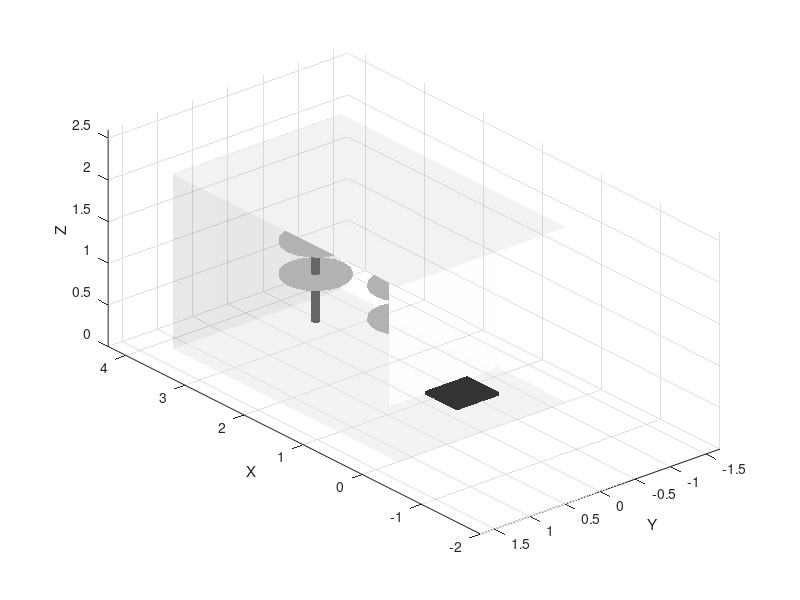

Source code (MATLAB): (Note: this script raises an error after producing the figure.)
function RAY_Delivery_Robot_Simulation_v25()
    % RAY_Delivery_Robot_Simulation_v25
    % - FIX: Wheels are now mathematically flush with the chassis walls.
    % - FIX: Robot aligns perfectly with the Arm X-axis (Centered Bin).
    % - FIX: Return Sequence -> Arm Rotates FIRST, then moves Z.
    
    clc; clear; close all;
    
    %% 1. SYSTEM CONFIGURATION
    Shell_Style = 'Wireframe'; 
    
    % --- Dimensions ---
    System.Length = 2.4;        
    System.Levels = 4;          
    System.Level_Height = 0.40;
    System.Base_Height = 0.20;   
    
    % Bin Dimensions
    Bin.Length = 0.30; Bin.Depth  = 0.40; Bin.Height = 0.30; 
    Bin.Mass   = 10.0; 
    Avg_Pkgs_Per_Bin = 7; 
    
    % Track Geometry
    System.Track_Width = 0.9;   
    Curve_Radius = System.Track_Width / 2;                
    Pole_Distance = System.Length - System.Track_Width;   
    Track_Perimeter = (2 * Pole_Distance) + (2 * pi * Curve_Radius);
    System.N_Bins_Per_Level = 12;
    
    % Logic State: Tracks if a bin is IN the carousel (1) or OUT (0)
    System.Bin_Active = true(System.Levels, System.N_Bins_Per_Level);

    % Physics & Metrics
    Total_Bins = System.N_Bins_Per_Level * System.Levels;
    Total_Mass = Total_Bins * Bin.Mass;
    Total_Expected_Pkgs = Total_Bins * Avg_Pkgs_Per_Bin;
    
    %% 2. GRAPHICS SETUP
    f = figure('Name', 'RAY: Last-Mile Fleet Sim (v25)', 'Color', 'w', 'NumberTitle', 'off');
    set(f, 'Position', [50, 50, 1200, 800]);
    axis equal; grid on; hold on;
    view([-130, 25]); 
    
    % --- 2.1 SYSTEM BOUNDS ---
    Track_Min_X = -Curve_Radius; 
    
    % Van & Housing
    Housing_Padding = 0.30; 
    House.L = (Track_Perimeter/2) * 0.8; 
    House.W = System.Track_Width + (2 * Housing_Padding);
    House.H = (System.Levels * System.Level_Height) + System.Base_Height + 0.1;
    
    Van.L = 3.8; Van.W = 2.4; Van.H = 2.1;
    Van_Origin = [0, -Van.W/2, 0]; 
    
    Wall_Padding = 0.05; 
    House_Origin_X = (Van.L - Wall_Padding) - System.Length - 0.2;
    House_Origin_Y = (Van_Origin(2) + Wall_Padding);
    
    Track_World_Offset_X = House_Origin_X + Housing_Padding + 0.4;
    Track_World_Offset_Y = House_Origin_Y + Housing_Padding + 0.4;
    
    draw_shell_custom([House_Origin_X, House_Origin_Y, 0], System.Length+0.6, House.W, House.H, [0.9 0.9 0.9], Shell_Style, 'Housing');
    draw_shell_custom(Van_Origin, Van.L, Van.W, Van.H, [0.1 0.1 0.1], Shell_Style, 'Van'); 
    
    % Adjust View Limits
    xlim([-2.0, Van.L+0.5]); ylim([-Van.W/2 - 0.5, Van.W/2 + 0.5]); zlim([0, Van.H+0.5]);
    xlabel('X'); ylabel('Y'); zlabel('Z');
    
    % --- 2.3 MECHANISM: SPROCKETS ---
    Shaft_Height = House.H - 0.1;
    for shaft_x = [0, Pole_Distance]
        wx = shaft_x + Track_World_Offset_X; wy = 0 + Track_World_Offset_Y;
        draw_solid_cylinder(wx, wy, 0, 0.05, Shaft_Height, [0.4 0.4 0.4]);
        for k = 1:System.Levels
            h_lvl = System.Base_Height + (k-1)*System.Level_Height + Bin.Height + 0.05; 
            draw_solid_cylinder(wx, wy, h_lvl, Curve_Radius*0.9, 0.03, [0.7 0.7 0.7]);
        end
    end
    
    % --- 2.4 ROBOT & FLEET SETUP ---
    Robot_Base_X = Track_Min_X - 0.50 + Track_World_Offset_X; 
    Robot_Base_Y = 0 + Track_World_Offset_Y;
    
    [h_Robot.SubBase, h_Robot.Rotator, h_Robot.RotatorTop] = init_robot_base_graphics(Robot_Base_X, Robot_Base_Y);
    h_Robot.Mast = patch('Vertices', [], 'Faces', [], 'FaceColor', [0.6 0.6 0.6], 'EdgeColor', 'k');
    h_Robot.Carriage = patch('Vertices', [], 'Faces', [], 'FaceColor', [0.9 0.1 0.1], 'EdgeColor', 'k'); 
    h_Robot.Bracket = patch('Vertices', [], 'Faces', [], 'FaceColor', [0.3 0.3 0.3], 'EdgeColor', 'k'); 
    h_Robot.Rails   = patch('Vertices', [], 'Faces', [], 'FaceColor', [0.8 0.8 0.8], 'EdgeColor', 'none'); 
    
    Robot_State.Z = System.Base_Height;
    Robot_State.Angle = pi/2; 
    Robot_State.Extension = 0; 
    update_robot_geometry(h_Robot, Robot_Base_X, Robot_Base_Y, Robot_State.Z, Robot_State.Angle, Robot_State.Extension, Bin);

    % --- DELIVERY FLEET SETUP ---
    Fleet_Size = 3;
    Bot_Width = 0.5; Bot_Length = 0.6; Bot_Height = 0.25;
    
    % --- FIX: CENTERING ---
    % Load Zone X must align with Robot_Base_X so the arm (at pi/2) hits the center.
    Load_Zone_X = Robot_Base_X; 
    Load_Zone_Y = Robot_Base_Y + 1.2; 
    Exit_X = -1.5; 
    
    Pod_Spacing = 0.8;
    Pod_Handles = gobjects(1, Fleet_Size);
    Pod_Locs = zeros(Fleet_Size, 2);
    
    for i = 1:Fleet_Size
        px = Load_Zone_X + (i-1)*Pod_Spacing + 0.8; 
        py = Load_Zone_Y; 
        Pod_Locs(i,:) = [px, py];
        Pod_Handles(i) = patch([px-0.25, px+0.25, px+0.25, px-0.25], ...
                               [py-0.25, py-0.25, py+0.25, py+0.25], ...
                               [0.01, 0.01, 0.01, 0.01], [0 1 0], 'FaceAlpha', 0.5);
    end
    
    % Initialize Bots
    Mobile_Bots = repmat(struct('h_Body', [], 'h_Wheels', [], 'X', 0, 'Y', 0, 'HasBin', false, 'BinHandle', [], 'TargetLvl', 0, 'TargetCol', 0), 1, Fleet_Size);
    
    for i = 1:Fleet_Size
        Mobile_Bots(i).X = Pod_Locs(i,1);
        Mobile_Bots(i).Y = Pod_Locs(i,2);
        Mobile_Bots(i).HasBin = false; 
        Mobile_Bots(i).BinHandle = [];
        [Mobile_Bots(i).h_Body, Mobile_Bots(i).h_Wheels] = init_delivery_robot(Mobile_Bots(i).X, Mobile_Bots(i).Y, Bot_Length, Bot_Width, Bot_Height);
    end

    % --- 2.5 INITIALIZE BINS ---
    Bin_Handles = gobjects(System.Levels, System.N_Bins_Per_Level);
    Hanger_Handles = gobjects(System.Levels, System.N_Bins_Per_Level);
    Chain_Handles = gobjects(System.Levels, 1);
    Bin_Positions = linspace(0, Track_Perimeter, System.N_Bins_Per_Level + 1); Bin_Positions(end) = [];
    
    for lvl = 1:System.Levels
        Chain_Handles(lvl) = plot3(nan, nan, nan, 'Color', [0.2 0.2 0.2], 'LineWidth', 3);
        for i = 1:System.N_Bins_Per_Level
            Bin_Handles(lvl, i) = patch('Vertices', [], 'Faces', [], 'FaceColor', [0.2, 0.4, 0.8], 'EdgeColor', 'k', 'FaceAlpha', 1.0);
            Hanger_Handles(lvl, i) = patch('Vertices', [], 'Faces', [], 'FaceColor', [0.5 0.5 0.5], 'EdgeColor', 'none'); 
        end
    end
    
    % --- STATUS DISPLAY ---
    h_text = text(0, 0, Van.H+0.6, 'Status: System Init', 'FontSize', 12, 'BackgroundColor', 'w', 'FontWeight', 'bold');
    h_perf = text(2.0, 0, Van.H+0.4, sprintf('Weight: %.0fkg\nPkgs: %d\nPower: 0W', Total_Mass, Total_Expected_Pkgs), 'FontSize', 10, 'BackgroundColor', 'w');

    %% 3. SIMULATION LOOP (Batched)
    
    % Physics Constants
    Max_Vel = 0.8; Accel = 0.5; Friction_Coeff = 0.08; Gravity = 9.81;
    Robot_VZ_Max = 0.6; 
    s_access = (2 * Pole_Distance) + (1.5 * pi * Curve_Radius); 
    s_access = mod(s_access, Track_Perimeter);
    
    % Initial Carousel Draw
    base_coords = update_carousel_graphics(System, Bin_Positions, Pole_Distance, Curve_Radius, Track_World_Offset_X, Track_World_Offset_Y, Bin, Bin_Handles, Hanger_Handles, Chain_Handles);
    
    while ishandle(f)
        
        %% --- PHASE 1: EXPORT (Carousel -> Robot -> Drive Off) ---
        for rob_idx = 1:Fleet_Size
            if ~ishandle(f); break; end
            
            % A. Call Robot
            set(Mobile_Bots(rob_idx).h_Body, 'Visible', 'on');
            for w=1:6; set(Mobile_Bots(rob_idx).h_Wheels(w), 'Visible', 'on'); end
            
            set(h_text, 'String', sprintf('Status: Robot %d approaching Loading Zone...', rob_idx));
            animate_delivery_drive(Mobile_Bots(rob_idx), Load_Zone_X, Load_Zone_Y, Bot_Length, Bot_Width, Bot_Height, Bin, 30);
            Mobile_Bots(rob_idx).X = Load_Zone_X; Mobile_Bots(rob_idx).Y = Load_Zone_Y;
            
            % B. Carousel Prep (Spin & Elevate)
            valid_bins = find(System.Bin_Active);
            idx_choice = valid_bins(randi(length(valid_bins)));
            [Target_Lvl, Target_Col] = ind2sub(size(System.Bin_Active), idx_choice);
            Target_Bin_Handle = Bin_Handles(Target_Lvl, Target_Col);
            
            set(Target_Bin_Handle, 'FaceColor', [1, 0.5, 0]);
            
            Mobile_Bots(rob_idx).TargetLvl = Target_Lvl;
            Mobile_Bots(rob_idx).TargetCol = Target_Col;

            Current_Pos = Bin_Positions(Target_Col);
            diff = s_access - Current_Pos;
            Move_Dist = mod(diff + Track_Perimeter/2, Track_Perimeter) - Track_Perimeter/2;
            
            set(h_text, 'String', 'Status: Carousel Spinning / Elevator Aligning...');
            
            t = 0; dt = 0.04; current_vel = 0; dist_covered = 0;
            total_dist_abs = abs(Move_Dist); direction = sign(Move_Dist);
            carousel_done = false; robot_z_done = false;
            Target_Z = System.Base_Height + (Target_Lvl-1)*System.Level_Height;
            
            while (~carousel_done || ~robot_z_done) && ishandle(f)
                tic;
                if ~carousel_done
                    if dist_covered < (current_vel^2)/(2*Accel); req_acc = -direction * Accel;
                    elseif abs(current_vel) < Max_Vel; req_acc = direction * Accel;
                    else; req_acc = 0; end
                    current_vel = current_vel + (req_acc * dt);
                    if (total_dist_abs - dist_covered) < 0.02; current_vel = 0; carousel_done = true; end
                    ds = current_vel * dt; dist_covered = dist_covered + abs(ds);
                    Bin_Positions = mod(Bin_Positions + ds, Track_Perimeter);
                end
                
                z_err = Target_Z - Robot_State.Z;
                if abs(z_err) > 0.01; Robot_State.Z = Robot_State.Z + (sign(z_err) * Robot_VZ_Max * dt);
                else; Robot_State.Z = Target_Z; robot_z_done = true; end
                
                F_Total = (Friction_Coeff * Total_Mass * Gravity) + (Total_Mass * abs(req_acc));
                Power = F_Total * abs(current_vel);
                set(h_perf, 'String', sprintf('Weight: %.0fkg\nPkgs: %d\nPower: %.0f W', Total_Mass, Total_Expected_Pkgs, Power));

                update_robot_geometry(h_Robot, Robot_Base_X, Robot_Base_Y, Robot_State.Z, Robot_State.Angle, Robot_State.Extension, Bin);
                base_coords = update_carousel_graphics(System, Bin_Positions, Pole_Distance, Curve_Radius, Track_World_Offset_X, Track_World_Offset_Y, Bin, Bin_Handles, Hanger_Handles, Chain_Handles);
                drawnow; pause(dt - toc);
            end
            set(h_perf, 'String', sprintf('Weight: %.0fkg\nPkgs: %d\nPower: 0 W', Total_Mass, Total_Expected_Pkgs));

            % C. Grabber Retrieve Sequence
            tx = base_coords(Target_Col, 1); ty = base_coords(Target_Col, 2);
            Dist_To_Bin = sqrt((tx - Robot_Base_X)^2 + (ty - Robot_Base_Y)^2);
            Req_Ext = Dist_To_Bin - 0.30;
            
            animate_robot_move(h_Robot, Robot_Base_X, Robot_Base_Y, Bin, Robot_State, 'Angle', 0, 15); Robot_State.Angle = 0;
            animate_robot_move(h_Robot, Robot_Base_X, Robot_Base_Y, Bin, Robot_State, 'Extension', Req_Ext, 15); Robot_State.Extension = Req_Ext;
            
            % GRAB BIN: Mark Inactive
            System.Bin_Active(Target_Lvl, Target_Col) = false;
            
            Offset = base_coords(Target_Col, 3) - Robot_State.Angle;
            animate_robot_move_with_bin(h_Robot, Target_Bin_Handle, Robot_Base_X, Robot_Base_Y, Bin, Robot_State, 'Extension', 0.05, 15, Offset); Robot_State.Extension = 0.05;
            
            % D. Deliver to Robot
            animate_robot_move_with_bin(h_Robot, Target_Bin_Handle, Robot_Base_X, Robot_Base_Y, Bin, Robot_State, 'Angle', pi/2, 25, Offset); Robot_State.Angle = pi/2;
            
            % Calculate Bot Surface Z
            Bot_Surface_Z = 0.24; 
            
            animate_robot_move_with_bin(h_Robot, Target_Bin_Handle, Robot_Base_X, Robot_Base_Y, Bin, Robot_State, 'Z', Bot_Surface_Z, 20, Offset); Robot_State.Z = Bot_Surface_Z;
            
            Dist_To_Robot = sqrt((Load_Zone_X - Robot_Base_X)^2 + (Load_Zone_Y - Robot_Base_Y)^2);
            Req_Ext_Drop = Dist_To_Robot - 0.30; 
            
            animate_robot_move_with_bin(h_Robot, Target_Bin_Handle, Robot_Base_X, Robot_Base_Y, Bin, Robot_State, 'Extension', Req_Ext_Drop, 20, Offset); 
            Robot_State.Extension = Req_Ext_Drop;
            
            % Drop Bin on Robot
            set(h_text, 'String', sprintf('Status: Loading Robot %d...', rob_idx));
            Mobile_Bots(rob_idx).HasBin = true;
            Mobile_Bots(rob_idx).BinHandle = Target_Bin_Handle;
            
            animate_robot_move(h_Robot, Robot_Base_X, Robot_Base_Y, Bin, Robot_State, 'Extension', 0, 15); Robot_State.Extension = 0;
            
            % F. Robot Drives Away & Disappears
            set(h_text, 'String', sprintf('Status: Robot %d departing...', rob_idx));
            animate_delivery_drive(Mobile_Bots(rob_idx), Exit_X, Load_Zone_Y, Bot_Length, Bot_Width, Bot_Height, Bin, 40);
            Mobile_Bots(rob_idx).X = Exit_X;
            
            % Hide Robot
            set(Mobile_Bots(rob_idx).h_Body, 'Visible', 'off');
            for w=1:6; set(Mobile_Bots(rob_idx).h_Wheels(w), 'Visible', 'off'); end
            if ishandle(Mobile_Bots(rob_idx).BinHandle); set(Mobile_Bots(rob_idx).BinHandle, 'Visible', 'off'); end
            
            pause(0.2);
        end
        
        %% --- DELAY ---
        set(h_text, 'String', 'Status: Fleet Deployed. Waiting...');
        pause(1.0); 
        
        %% --- PHASE 2: IMPORT (Return -> Grabber -> Carousel) ---
        set(h_text, 'String', 'Status: Initiating RETURN CYCLE.');
        
        % FIX: Loop Backwards so outermost robot moves first
        for i = 1:Fleet_Size
             if ~ishandle(f); break; end
             
             rob_idx = Fleet_Size - i + 1; 
             Target_Pod_Idx = Fleet_Size - i + 1; 
             Target_Pod_Loc = Pod_Locs(Target_Pod_Idx, :);
             
             % A. Robot Reappears
             set(h_text, 'String', sprintf('Status: Robot %d Returning...', rob_idx));
             
             set(Mobile_Bots(rob_idx).h_Body, 'Visible', 'on');
             for w=1:6; set(Mobile_Bots(rob_idx).h_Wheels(w), 'Visible', 'on'); end
             if ishandle(Mobile_Bots(rob_idx).BinHandle); set(Mobile_Bots(rob_idx).BinHandle, 'Visible', 'on'); end
             
             animate_delivery_drive(Mobile_Bots(rob_idx), Load_Zone_X, Load_Zone_Y, Bot_Length, Bot_Width, Bot_Height, Bin, 40);
             Mobile_Bots(rob_idx).X = Load_Zone_X;
             
             % B. Grabber Picks Bin
             Dist_To_Robot = sqrt((Load_Zone_X - Robot_Base_X)^2 + (Load_Zone_Y - Robot_Base_Y)^2);
             Req_Ext_Pickup = Dist_To_Robot - 0.30;
             Bot_Surface_Z = 0.24; 
             
             % --- FIX: ROTATE FIRST, THEN MOVE Z ---
             animate_robot_move(h_Robot, Robot_Base_X, Robot_Base_Y, Bin, Robot_State, 'Angle', pi/2, 15); Robot_State.Angle = pi/2;
             animate_robot_move(h_Robot, Robot_Base_X, Robot_Base_Y, Bin, Robot_State, 'Z', Bot_Surface_Z, 15); Robot_State.Z = Bot_Surface_Z;
             
             animate_robot_move(h_Robot, Robot_Base_X, Robot_Base_Y, Bin, Robot_State, 'Extension', Req_Ext_Pickup, 15); Robot_State.Extension = Req_Ext_Pickup;
             
             Current_Bin_Handle = Mobile_Bots(rob_idx).BinHandle;
             Mobile_Bots(rob_idx).HasBin = false;
             Mobile_Bots(rob_idx).BinHandle = [];
             
             Bin_Offset = -pi/2; 
             
             set(h_text, 'String', 'Status: Retrieving Bin from Robot...');
             animate_robot_move_with_bin(h_Robot, Current_Bin_Handle, Robot_Base_X, Robot_Base_Y, Bin, Robot_State, 'Extension', 0.05, 15, Bin_Offset); Robot_State.Extension = 0.05;
             
             % C. Return to Carousel
             Refill_Col = Mobile_Bots(rob_idx).TargetCol;
             Refill_Lvl = Mobile_Bots(rob_idx).TargetLvl;
             Refill_Z = System.Base_Height + (Refill_Lvl-1)*System.Level_Height;
             
             set(h_text, 'String', 'Status: Aligning Carousel & Lifting Bin...');
             
             % Calculate Move
             Current_Pos = Bin_Positions(Refill_Col);
             diff = s_access - Current_Pos;
             Move_Dist = mod(diff + Track_Perimeter/2, Track_Perimeter) - Track_Perimeter/2;
             
             t = 0; current_vel = 0; dist_covered = 0;
             total_dist_abs = abs(Move_Dist); direction = sign(Move_Dist);
             carousel_done = false; robot_z_done = false;
             
             while (~carousel_done || ~robot_z_done) && ishandle(f)
                 tic;
                 if ~carousel_done
                     if dist_covered < (current_vel^2)/(2*Accel); req_acc = -direction * Accel;
                     elseif abs(current_vel) < Max_Vel; req_acc = direction * Accel;
                     else; req_acc = 0; end
                     current_vel = current_vel + (req_acc * dt);
                     if (total_dist_abs - dist_covered) < 0.02; current_vel = 0; carousel_done = true; end
                     ds = current_vel * dt; dist_covered = dist_covered + abs(ds);
                     Bin_Positions = mod(Bin_Positions + ds, Track_Perimeter);
                 end
                 
                 % Elevate Arm
                 z_err = Refill_Z - Robot_State.Z;
                 if abs(z_err) > 0.01; Robot_State.Z = Robot_State.Z + (sign(z_err) * Robot_VZ_Max * dt);
                 else; Robot_State.Z = Refill_Z; robot_z_done = true; end
                 
                 F_Total = (Friction_Coeff * Total_Mass * Gravity) + (Total_Mass * abs(req_acc));
                 Power = F_Total * abs(current_vel);
                 set(h_perf, 'String', sprintf('Weight: %.0fkg\nPkgs: %d\nPower: %.0f W', Total_Mass, Total_Expected_Pkgs, Power));

                 update_robot_geometry(h_Robot, Robot_Base_X, Robot_Base_Y, Robot_State.Z, Robot_State.Angle, Robot_State.Extension, Bin);
                 base_coords = update_carousel_graphics(System, Bin_Positions, Pole_Distance, Curve_Radius, Track_World_Offset_X, Track_World_Offset_Y, Bin, Bin_Handles, Hanger_Handles, Chain_Handles);
                 
                 [cx, cy] = get_robot_carriage_center(Robot_Base_X, Robot_Base_Y, Robot_State.Angle, Robot_State.Extension);
                 bin_z = Robot_State.Z + Bin.Height/2;
                 Current_Bin_Angle = Robot_State.Angle + Bin_Offset;
                 verts = get_rotated_box_at_zero(cx, cy, Bin.Length, Bin.Depth, Bin.Height, Current_Bin_Angle);
                 verts(:,3) = verts(:,3) + bin_z;
                 set(Current_Bin_Handle, 'Vertices', verts);

                 drawnow; pause(dt - toc);
             end
             set(h_perf, 'String', sprintf('Weight: %.0fkg\nPkgs: %d\nPower: 0 W', Total_Mass, Total_Expected_Pkgs));

             set(h_text, 'String', 'Status: Placing Bin into Slot...');
             
             animate_robot_move_with_bin(h_Robot, Current_Bin_Handle, Robot_Base_X, Robot_Base_Y, Bin, Robot_State, 'Angle', 0, 20, Bin_Offset); Robot_State.Angle = 0;
             
             [bx, by, ~] = get_track_pos(Bin_Positions(Refill_Col), Pole_Distance, Curve_Radius);
             bx = bx + Track_World_Offset_X; by = by + Track_World_Offset_Y;
             Dist_To_Slot = sqrt((bx - Robot_Base_X)^2 + (by - Robot_Base_Y)^2);
             
             animate_robot_move_with_bin(h_Robot, Current_Bin_Handle, Robot_Base_X, Robot_Base_Y, Bin, Robot_State, 'Extension', Dist_To_Slot-0.3, 15, Bin_Offset); Robot_State.Extension = Dist_To_Slot-0.3;
             
             System.Bin_Active(Refill_Lvl, Refill_Col) = true;
             set(Current_Bin_Handle, 'FaceColor', [0.2, 0.4, 0.8]);
             
             update_carousel_graphics(System, Bin_Positions, Pole_Distance, Curve_Radius, Track_World_Offset_X, Track_World_Offset_Y, Bin, Bin_Handles, Hanger_Handles, Chain_Handles);

             animate_robot_move(h_Robot, Robot_Base_X, Robot_Base_Y, Bin, Robot_State, 'Extension', 0, 15); Robot_State.Extension = 0;
             
             set(h_text, 'String', sprintf('Status: Robot %d Parking...', rob_idx));
             animate_delivery_drive(Mobile_Bots(rob_idx), Target_Pod_Loc(1), Target_Pod_Loc(2), Bot_Length, Bot_Width, Bot_Height, Bin, 30);
             Mobile_Bots(rob_idx).X = Target_Pod_Loc(1);
        end
        
        set(h_text, 'String', 'Status: Cycle Complete. Resetting...');
        pause(2.0);
    end
end

%% --- ANIMATION HELPERS ---

function animate_delivery_drive(BotStruct, tx, ty, L, W, H, Bin, Steps)
    sx = BotStruct.X; sy = BotStruct.Y;
    
    % --- FIX: FLUSH WHEELS MATH ---
    Wheel_R = 0.12;
    Body_Z_Min = 0.05; 
    Body_Z_Max = Wheel_R * 2; 
    Body_Thick = Body_Z_Max - Body_Z_Min;
    Visual_Body_Width = W * 0.7; 
    
    Wheel_Thick = 0.05; % Actual thickness of cylinder
    
    for i = 1:Steps
        t = i/Steps;
        cx = sx + (tx - sx)*t;
        cy = sy + (ty - sy)*t;
        
        b_verts = get_box_at_pos(cx, cy, Body_Z_Min + Body_Thick/2, L, Visual_Body_Width, Body_Thick);
        set(BotStruct.h_Body, 'Vertices', b_verts);
        
        w_off_x = [-L/3, 0, L/3, -L/3, 0, L/3];
        
        % FLUSH MATH: Distance from center = (Half Body Width) + (Half Wheel Thickness)
        w_dist = (Visual_Body_Width / 2) + (Wheel_Thick / 2); 
        w_off_y = [w_dist, w_dist, w_dist, -w_dist, -w_dist, -w_dist];
        
        for w = 1:6
            wx = cx + w_off_x(w); wy = cy + w_off_y(w);
            [X,Y,Z] = cylinder(Wheel_R, 15); 
            Z = Z * Wheel_Thick; % Scale cylinder height to thickness
            Xr = X; Yr = Z; Zr = Y + Wheel_R; 
            if w > 3; Yr = Yr - Wheel_Thick; end % Flip direction for other side
            set(BotStruct.h_Wheels(w), 'XData', Xr + wx, 'YData', Yr + wy, 'ZData', Zr);
        end
        
        if BotStruct.HasBin && ~isempty(BotStruct.BinHandle) 
            if all(ishandle(BotStruct.BinHandle))
                 bin_z_base = Body_Z_Max;
                 bin_verts = get_box_at_pos(cx, cy, bin_z_base + Bin.Height/2, Bin.Length, Bin.Depth, Bin.Height);
                 set(BotStruct.BinHandle, 'Vertices', bin_verts);
            end
        end
        drawnow; pause(0.01);
    end
end

function animate_robot_move(h_Robot, bx, by, Bin, StartState, Mode, TargetVal, Steps)
    for s = 1:Steps
        t = s/Steps; t_smooth = t*t*(3 - 2*t);
        CurrentState = StartState;
        if strcmp(Mode, 'Angle'); CurrentState.Angle = StartState.Angle + (TargetVal - StartState.Angle)*t_smooth;
        elseif strcmp(Mode, 'Z'); CurrentState.Z = StartState.Z + (TargetVal - StartState.Z)*t_smooth;
        elseif strcmp(Mode, 'Extension'); CurrentState.Extension = StartState.Extension + (TargetVal - StartState.Extension)*t_smooth;
        end
        update_robot_geometry(h_Robot, bx, by, CurrentState.Z, CurrentState.Angle, CurrentState.Extension, Bin);
        drawnow; pause(0.02);
    end
end

function animate_robot_move_with_bin(h_Robot, h_Bin, bx, by, Bin, StartState, Mode, TargetVal, Steps, AngleOffset)
    for s = 1:Steps
        t = s/Steps; t_smooth = t*t*(3 - 2*t);
        CurrentState = StartState;
        if strcmp(Mode, 'Angle'); CurrentState.Angle = StartState.Angle + (TargetVal - StartState.Angle)*t_smooth;
        elseif strcmp(Mode, 'Z'); CurrentState.Z = StartState.Z + (TargetVal - StartState.Z)*t_smooth; 
        elseif strcmp(Mode, 'Extension'); CurrentState.Extension = StartState.Extension + (TargetVal - StartState.Extension)*t_smooth;
        end
        update_robot_geometry(h_Robot, bx, by, CurrentState.Z, CurrentState.Angle, CurrentState.Extension, Bin);
        [cx, cy] = get_robot_carriage_center(bx, by, CurrentState.Angle, CurrentState.Extension);
        bin_z = CurrentState.Z + Bin.Height/2;
        Current_Bin_Angle = CurrentState.Angle + AngleOffset;
        verts = get_rotated_box_at_zero(cx, cy, Bin.Length, Bin.Depth, Bin.Height, Current_Bin_Angle);
        verts(:,3) = verts(:,3) + bin_z;
        set(h_Bin, 'Vertices', verts);
        drawnow; pause(0.02);
    end
end

%% --- GRAPHICS HELPERS ---
function [h_body, h_wheels] = init_delivery_robot(x, y, L, W, H)
    Wheel_R = 0.12; 
    
    % Calculate Body dimensions to be flush
    Body_Z_Min = 0.05; 
    Body_Z_Max = Wheel_R * 2; 
    Body_Thick = Body_Z_Max - Body_Z_Min;
    Visual_Body_Width = W * 0.7; 
    Wheel_Thick = 0.05;

    verts = get_box_at_pos(x, y, Body_Z_Min + Body_Thick/2, L, Visual_Body_Width, Body_Thick);
    h_body = patch('Vertices', verts, 'Faces', [1 2 3 4; 1 2 6 5; 2 3 7 6; 3 4 8 7; 1 4 8 5; 5 6 7 8], ...
                   'FaceColor', [0.9 0.9 0.1], 'EdgeColor', 'k');
                   
    h_wheels = gobjects(1,6);
    w_off_x = [-L/3, 0, L/3, -L/3, 0, L/3];
    
    % Flush math
    w_dist = (Visual_Body_Width / 2) + (Wheel_Thick / 2);
    w_off_y = [w_dist, w_dist, w_dist, -w_dist, -w_dist, -w_dist];
    
    for i = 1:6
        wx = x + w_off_x(i); wy = y + w_off_y(i);
        [X,Y,Z] = cylinder(Wheel_R, 15); 
        Z = Z * Wheel_Thick; 
        Xr = X; Yr = Z; Zr = Y + Wheel_R; 
        if i > 3; Yr = Yr - Wheel_Thick; end
        h_wheels(i) = surf(Xr+wx, Yr+wy, Zr, 'FaceColor', 'k', 'EdgeColor', 'none');
    end
end

function verts = get_box_at_pos(cx, cy, cz, L, W, H)
    dx = [-L/2, L/2, L/2, -L/2, -L/2, L/2, L/2, -L/2];
    dy = [-W/2, -W/2, W/2, W/2, -W/2, -W/2, W/2, W/2];
    dz = [-H/2, -H/2, -H/2, -H/2, H/2, H/2, H/2, H/2];
    verts = [dx' + cx, dy' + cy, dz' + cz];
end

function [h_sub, h_rot_surf, h_rot_top] = init_robot_base_graphics(bx, by)
    Base_W = 0.6; Base_H = 0.04; 
    verts = get_rotated_box_at_zero(bx, by, Base_W, Base_W, Base_H, 0);
    verts(:,3) = verts(:,3) + Base_H/2;
    h_sub = patch('Vertices', verts, 'Faces', [1 2 3 4; 1 2 6 5; 2 3 7 6; 3 4 8 7; 1 4 8 5; 5 6 7 8], ...
                  'FaceColor', [0.2 0.2 0.2], 'EdgeColor', 'none');
    h_rot_surf = surf([],[],[], 'FaceColor', [0.5 0.5 0.5], 'EdgeColor', 'none');
    h_rot_top = patch('XData', [], 'YData', [], 'ZData', [], 'FaceColor', [0.5 0.5 0.5], 'EdgeColor', 'none');
end

function [rx, ry] = get_robot_carriage_center(bx, by, angle, extension)
    Offset_Base = 0.30; Total_Dist = Offset_Base + extension;
    rx = bx + Total_Dist*cos(angle); ry = by + Total_Dist*sin(angle);
end

function update_robot_geometry(h_Robot, bx, by, z_carr, angle, extension, Bin)
    Rot_H = 0.10; Rot_R = 0.25; Base_Offset_Z = 0.04;
    [X,Y,Z] = cylinder(Rot_R, 30);
    X_rot = X*cos(angle) - Y*sin(angle) + bx; Y_rot = X*sin(angle) + Y*cos(angle) + by;
    Z_rot = Z*Rot_H + Base_Offset_Z;
    set(h_Robot.Rotator, 'XData', X_rot, 'YData', Y_rot, 'ZData', Z_rot);
    set(h_Robot.RotatorTop, 'XData', X_rot(2,:), 'YData', Y_rot(2,:), 'ZData', Z_rot(2,:));
    
    Mast_H = 1.8; Mast_W = 0.15; Mast_D = 0.08;
    mx = -0.15; my = 0; 
    rot_mx = mx*cos(angle) - my*sin(angle); rot_my = mx*sin(angle) + my*cos(angle);
    verts = get_rotated_box_at_zero(bx + rot_mx, by + rot_my, Mast_D, Mast_W, Mast_H, angle);
    verts(:,3) = verts(:,3) + Mast_H/2 + Base_Offset_Z + Rot_H;
    set(h_Robot.Mast, 'Vertices', verts, 'Faces', [1 2 3 4; 1 2 6 5; 2 3 7 6; 3 4 8 7; 1 4 8 5; 5 6 7 8]);
    
    Brack_L = 0.25; Brack_W = Mast_W; Brack_H = 0.04;
    brx = 0.10; rot_brx = brx*cos(angle); rot_bry = brx*sin(angle);
    verts = get_rotated_box_at_zero(bx + rot_brx, by + rot_bry, Brack_L, Brack_W, Brack_H, angle);
    verts(:,3) = verts(:,3) + z_carr - Brack_H/2;
    set(h_Robot.Bracket, 'Vertices', verts, 'Faces', [1 2 3 4; 1 2 6 5; 2 3 7 6; 3 4 8 7; 1 4 8 5; 5 6 7 8]);
    
    Rail_L = 0.6; Rail_W = 0.02; Rail_H = 0.02; 
    rail_center = mx + (Rail_L/2); 
    rot_rx = rail_center*cos(angle); rot_ry = rail_center*sin(angle);
    verts = get_rotated_box_at_zero(bx + rot_rx, by + rot_ry, Rail_L, Rail_W, Rail_H, angle);
    verts(:,3) = verts(:,3) + z_carr - Brack_H - Rail_H;
    set(h_Robot.Rails, 'Vertices', verts, 'Faces', [1 2 3 4; 1 2 6 5; 2 3 7 6; 3 4 8 7; 1 4 8 5; 5 6 7 8]);
    
     Carr_L = Bin.Depth + 0.02; Carr_W = Bin.Length + 0.02; Carr_H = 0.04;
     cx = 0.30 + extension; cy = 0; 
     rot_cx = cx*cos(angle) - cy*sin(angle); rot_cy = cx*sin(angle) + cy*cos(angle);
     verts = get_rotated_box_at_zero(bx + rot_cx, by + rot_cy, Carr_L, Carr_W, Carr_H, angle);
     verts(:,3) = verts(:,3) + z_carr - Carr_H/2; 
     set(h_Robot.Carriage, 'Vertices', verts, 'Faces', [1 2 3 4; 1 2 6 5; 2 3 7 6; 3 4 8 7; 1 4 8 5; 5 6 7 8]);
end

function base_coords = update_carousel_graphics(System, Bin_Positions, Pole_Dist, Curve_Rad, OffX, OffY, Bin, h_Bins, h_Hang, h_Chain)
    base_coords = zeros(System.N_Bins_Per_Level, 3);
    for i = 1:System.N_Bins_Per_Level
        [bx, by, angle] = get_track_pos(Bin_Positions(i), Pole_Dist, Curve_Rad);
        base_coords(i, :) = [bx + OffX, by + OffY, angle];
    end
    for lvl = 1:System.Levels
        z_base = System.Base_Height + (lvl-1)*System.Level_Height;
        chain_x = zeros(1, System.N_Bins_Per_Level + 1); chain_y = zeros(1, System.N_Bins_Per_Level + 1);
        chain_z = ones(1, System.N_Bins_Per_Level + 1) * (z_base + Bin.Height + 0.05);
        for i = 1:System.N_Bins_Per_Level
            bx = base_coords(i,1); by = base_coords(i,2); angle = base_coords(i,3);
            % CHECK IF BIN IS ACTIVE (In Carousel)
            if System.Bin_Active(lvl, i)
                verts = get_rotated_box_at_zero(bx, by, Bin.Length, Bin.Depth, Bin.Height, angle);
                verts(:,3) = verts(:,3) + z_base + Bin.Height/2;
                set(h_Bins(lvl, i), 'Vertices', verts, 'Faces', [1 2 3 4; 1 2 6 5; 2 3 7 6; 3 4 8 7; 1 4 8 5], 'FaceAlpha', 1.0);
            end
            
            h_verts = get_hanger_geometry(bx, by, Bin.Length, Bin.Depth, angle);
            h_verts(:,3) = h_verts(:,3) + z_base + Bin.Height;
            set(h_Hang(lvl, i), 'Vertices', h_verts, 'Faces', [1 2 3 4; 5 6 7 8; 1 2 6 5; 3 4 8 7; 1 4 8 5; 2 3 7 6]);
            chain_x(i) = bx; chain_y(i) = by;
        end
        chain_x(end)=chain_x(1); chain_y(end)=chain_y(1);
        set(h_Chain(lvl), 'XData', chain_x, 'YData', chain_y, 'ZData', chain_z);
    end
end

function draw_shell_custom(Origin, L, W, H, Color, Style, Tag)
    x = Origin(1); y = Origin(2); z = Origin(3);
    if strcmp(Style, 'Wireframe'); FaceAlpha = 0.05; EdgeAlpha = 0.5; LineWidth = 1.0;
        if strcmp(Tag, 'Van'), LineWidth = 4.0; EdgeAlpha = 0.3; end 
    else; FaceAlpha = 1.0; EdgeAlpha = 1.0; LineWidth = 0.5; end
    patch([x,x+L,x+L,x],[y,y,y+W,y+W],[z,z,z,z],Color,'FaceAlpha',FaceAlpha,'EdgeAlpha',EdgeAlpha,'LineWidth',LineWidth);
    patch([x,x+L,x+L,x],[y,y,y+W,y+W],[z+H,z+H,z+H,z+H],Color,'FaceAlpha',FaceAlpha,'EdgeAlpha',EdgeAlpha,'LineWidth',LineWidth);
    if strcmp(Tag, 'Housing')
        patch([x,x,x,x],[y,y+W,y+W,y],[z,z,z+H,z+H],Color,'FaceAlpha',FaceAlpha,'EdgeAlpha',EdgeAlpha,'LineWidth',LineWidth);
        patch([x+L,x+L,x+L,x+L],[y,y+W,y+W,y],[z,z,z+H,z+H],Color,'FaceAlpha',FaceAlpha,'EdgeAlpha',EdgeAlpha,'LineWidth',LineWidth);
    elseif strcmp(Tag, 'Van')
        patch([x+L,x+L,x+L,x+L],[y,y+W,y+W,y],[z,z,z+H,z+H],Color,'FaceAlpha',0.1,'EdgeAlpha',EdgeAlpha,'LineWidth',LineWidth);
    end
end
function draw_solid_cylinder(cx, cy, base_z, r, h, color)
    [X,Y,Z] = cylinder(r, 20); X=X+cx; Y=Y+cy; Z=Z*h+base_z;
    surf(X,Y,Z,'FaceColor',color,'EdgeColor','none');
    patch(X(2,:),Y(2,:),Z(2,:),color,'EdgeColor','none');
    patch(X(1,:),Y(1,:),Z(1,:),color,'EdgeColor','none');
end
function [x, y, angle] = get_track_pos(s, L, R)
    Perimeter = 2*L + 2*pi*R; s = mod(s, Perimeter);
    if s < L; x = s; y = R; angle = 0;
    elseif s < (L + pi*R); dist = s - L; theta = dist / R; x = L + R*sin(theta); y = R*cos(theta); angle = -theta;
    elseif s < (2*L + pi*R); dist = s - (L + pi*R); x = L - dist; y = -R; angle = pi;
    else; dist = s - (2*L + pi*R); theta = dist / R; x = -R*sin(theta); y = -R*cos(theta); angle = pi - theta;
    end
end
function verts = get_rotated_box_at_zero(cx, cy, L, D, H, theta)
    dx = [-L/2, L/2, L/2, -L/2, -L/2, L/2, L/2, -L/2];
    dy = [-D/2, -D/2, D/2, D/2, -D/2, -D/2, D/2, D/2];
    dz = [-H/2, -H/2, -H/2, -H/2, H/2, H/2, H/2, H/2];
    x_rot = dx*cos(theta) - dy*sin(theta); y_rot = dx*sin(theta) + dy*cos(theta);
    verts = [x_rot' + cx, y_rot' + cy, dz'];
end
function verts = get_hanger_geometry(cx, cy, BinL, BinD, theta)
    HL = 0.04; HW = BinD * 0.6; HH = 0.05;
    dx = [-HL/2, HL/2, HL/2, -HL/2, -HL/2, HL/2, HL/2, -HL/2];
    dy = [-HW/2, -HW/2, HW/2, HW/2, -HW/2, -HW/2, HW/2, HW/2];
    dz = [0, 0, 0, 0, HH, HH, HH, HH];
    x_rot = dx*cos(theta) - dy*sin(theta); y_rot = dx*sin(theta) + dy*cos(theta);
    verts = [x_rot' + cx, y_rot' + cy, dz'];
end